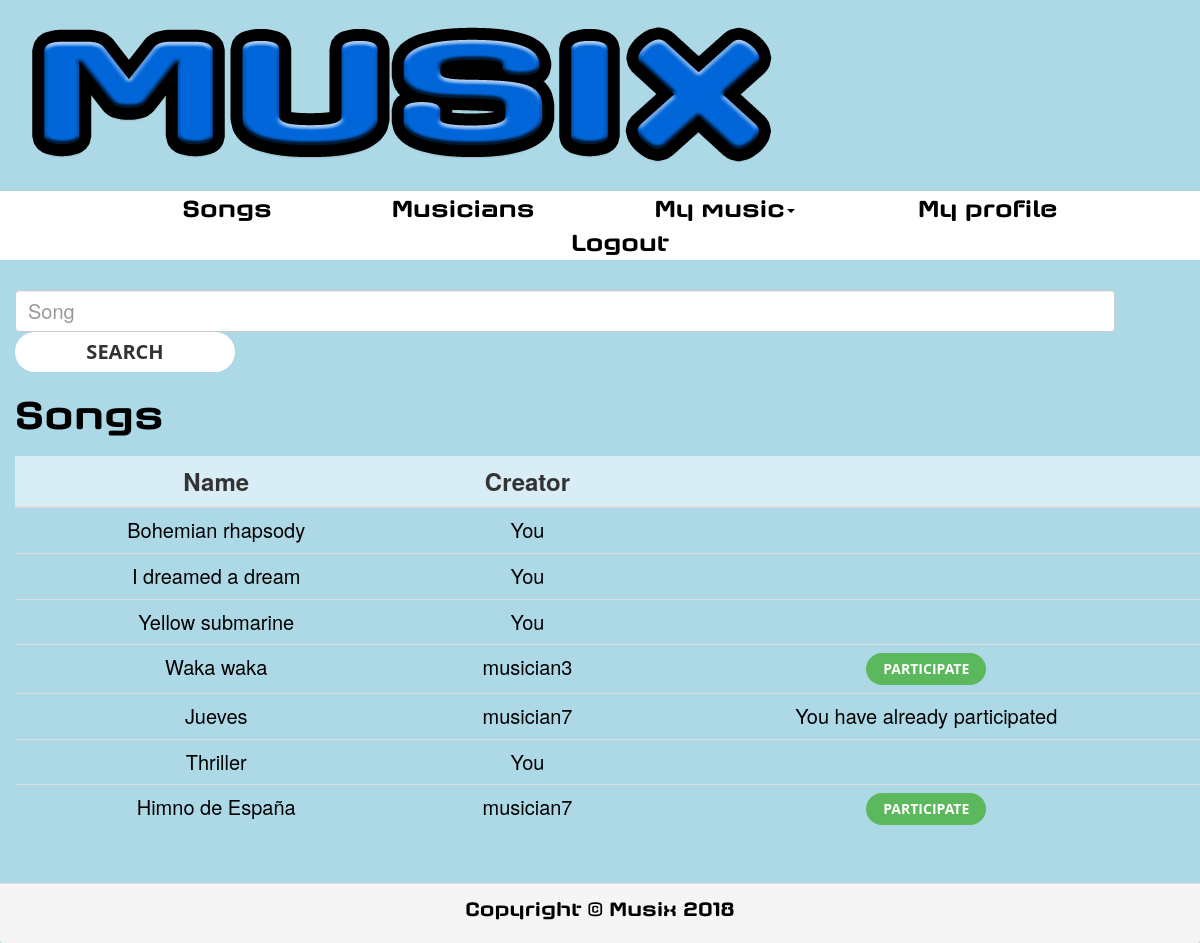
The page /songs (signed in) on the database its author committed.
### main/models.py (models this page shows, shortened)
class Song(models.Model):
    name = models.CharField(max_length=20, blank=False)
    author = models.CharField(max_length=30, blank=False)
    tune = models.CharField(max_length=10, blank=False, choices=TUNES)
    accidental = models.CharField(max_length=10, blank=True,
                                  choices=ACCIDENTALS)
    tonality = models.CharField(max_length=10, blank=False, choices=TONALITIES)
    bpm = models.IntegerField(null=False, validators=[MinValueValidator(0),
                                                      MaxValueValidator(500)])
    description = models.TextField(max_length=500, blank=False)
    additionalInstruments = models.BooleanField(null=False)
    score = models.FileField(blank=True, upload_to='scores', null=True)
    finished = models.BooleanField(default=False, null=False)
    finishedSong = models.FileField(blank=True, upload_to='songs', null=True)
    creator = models.ForeignKey(Musician, on_delete=models.DO_NOTHING,
                                null=True)
    requiredInstruments = models.ManyToManyField(Instrument, blank=True)

class Actor(models.Model):
    user = models.OneToOneField(User, on_delete=models.CASCADE)
    class Meta:
        abstract = True

class Musician(Actor):
    phone = models.CharField(max_length=20, blank=True)
    gender = models.CharField(max_length=7, blank=True, choices=GENDERS)
    description = models.TextField(max_length=500, blank=True)
    photo = models.ImageField(null=True, blank=True, upload_to='photos')
    country = models.CharField(max_length=100, blank=True, choices=COUNTRIES)
    city = models.CharField(max_length=100, blank=True)
    registrationDate = models.DateField()
    premium = models.BooleanField(default=False, null=False)
    banned = models.BooleanField(default=False, null=False)

### main/views/song.py (the view)
# urls.py: url(r'^songs', views.songs, name='songs'),
def songs(request):
    user = request.user.is_authenticated()
    participations = []
    if user:
        logged = True
        tracks = Track.objects.filter(musician=request.user.musician)\
            .exclude(status="D")
        for t in tracks:
            participations.append(t.song)
    else:
        logged = False
    all_songs = service.songs(logged)
    if request.method == 'POST':
        form = SearchSongForm(request.POST)
        if form.is_valid():
            text = form.cleaned_data['text']
            if text == "":
                found_songs = all_songs
            else:
                found_songs = Song.objects.filter(Q(name__icontains=text) |
                                                  Q(author__icontains=text))
            page_songs = request.GET.get("page", 1)
            paginator_songs = Paginator(found_songs, 7)
            try:
                p_songs = paginator_songs.page(page_songs)
            except (PageNotAnInteger, EmptyPage):
                p_songs = paginator_songs.page(1)
            return render(request, 'songs.html', {'form': form,
                                                  'songs': p_songs,
                                                  'participations':
                                                      participations})
    else:
        form = SearchSongForm()
        page_songs = request.GET.get("page", 1)
        paginator_songs = Paginator(all_songs, 7)
        try:
            p_songs = paginator_songs.page(page_songs)
        except (PageNotAnInteger, EmptyPage):
            p_songs = paginator_songs.page(1)
        return render(request, 'songs.html', {'form': form, 'songs': p_songs,
                                              'participations':
                                                  participations})

### main/forms.py
class SearchSongForm(forms.Form):
    text = forms.CharField(label='', widget=forms.TextInput, required=False)

### main/services/song.py (called while the page is built)
def songs(logged):
    if logged:
        all_songs = Song.objects.all()
    else:
        all_songs = Song.objects.filter(finished=True)
    return all_songs

### templates/songs.html (shortened to what this page needs)
{% include 'base.html' %}
{% load static %}
<link type="text/css" rel="stylesheet" href="{% static "css/songs.css" %}"/>
<div>
    {% include "header.html" %}
</div>
<div>
    {% include "menu.html" %}
</div>
<div id="divSearcher">
    <form class="form-inline" id='searchForm' method='post' action='' name="search">
        <div class="form-group">
            <input id="id_text" type='text' name="text"
                   placeholder="Song"
                   class="form-control" size="20"/>
        </div>
        <input type="submit" class="btn btn-default" value="Search" id="buttonSearch">
    </form>
</div>
{% if songs %}
    <div>
        <h1 id="titleSongs">Songs</h1>
    </div>
    <div id="tableSongsDiv">
        <table class="table table-responsive table-hover" id="tableSongs">
            <thead>
                <tr class="info">
                    <th>Name</th>
                    <th onclick="sortTable(1, 'tableSongsDiv')">Creator</th>
                    <th onclick="sortTable(2, 'tableSongsDiv')"></th>
                </tr>
            </thead>
            <tbody>
                {% for s in songs %}
                    <tr>
                        <td>
                            <a href="/song/{{ s.id }}" id="infoButton">{{ s.name }}</a>
                        </td>
                        {% if s.creator.user != user %}
                            <td>
                                <a href="profile/{{ s.creator.user.username }}" id="infoButton">
                                    {{ s.creator.user.username }}
                            </a>
                            </td>
                            <td>
                                {% if not s.finished %}
                                    {% if s not in participations  %}
                                        <a href="/uploadTrack/{{ s.id }}" role="button" class="btn btn-success"
                                        id="participateButton">Participate</a>
                                     {% else %}
                                        You have already participated
                                     {% endif %}
                                {% elif s.finished %}
                                    <button class="btn btn-success" id="listenButton"
                                            onclick="location.href='/song/{{ s.id }}'">
                                        Listen
                                    </button>
                                {% endif %}
                            </td>
                        {% else %}
                            <td>You</td>
                            <td></td>
                        {% endif %}
                    </tr>
                {% endfor %}
            </tbody>
        </table>
    </div>
{% else %}
    <div id="notSongsDiv">
        <h1 id="h1NotSongs">No songs found</h1>
    </div>
{% endif %}
<div>
    {% include "footer.html" %}
</div>

### main/static/css/creative.css (style rules this page uses)
body, html { width: 100%; height: 100%; }
body { font-family: 'Merriweather', 'Helvetica Neue', Arial, sans-serif; }
a { color: #F05F40; -webkit-transition: all 0.2s; -moz-transition: all 0.2s; transition: all 0.2s; }
h1, h2, h3, h4, h5, h6 { font-family: 'Open Sans', 'Helvetica Neue', Arial, sans-serif; }
.btn { font-weight: 700; text-transform: uppercase; border: none; border-radius: 300px; font-family: 'Open Sans', 'Helvetica Neue', Arial, sans-serif; }

### main/static/css/base.css (style rules this page uses)
body { background-color: lightblue; }

### main/static/css/songs.css (style rules this page uses)
#titleSongs { font-family: "Axaxax Rg"; font-size: 40px; color: black; margin-left: 15px; margin-bottom: 20px; }
#divSearcher { margin-left: 15px; margin-top: 30px; }
#id_text { width: 1100px; height: 42px; font-size: 20px; }
#buttonSearch { width: 220px; font-size: 20px; }
#tableSongs { width: 1320px; margin-left: 15px; }
th { font-size: 24px; }
td { font-size: 20px; color: black; }
td, th, tr { text-align: center; }
tbody { margin-right: 50%; }
#infoButton:link, #infoButton:visited { color: black; text-decoration: none; }
#participateButton { width: 120px; }
#participateButton:link, #participateButton:visited { color: white; text-decoration: none; }

### main/static/css/header.css (style rules this page uses)
a:link, a:visited { color: black; text-decoration: none; }

### main/static/css/menu.css (style rules this page uses)
a:link, a:visited { color: black; text-decoration: none; }
td, th, tr { text-align: center; }

### rows shown on the page
Song: name "Bohemian rhapsody", shows "You"
Song: name "I dreamed a dream", shows "You"
Song: name "Yellow submarine", shows "You"
Song: name "Waka waka", creator.user.username "musician3"
Song: name "Jueves", creator.user.username "musician7", finished "You have already participated"
Song: name "Thriller", shows "You"
Song: name "Himno de España", creator.user.username "musician7"
